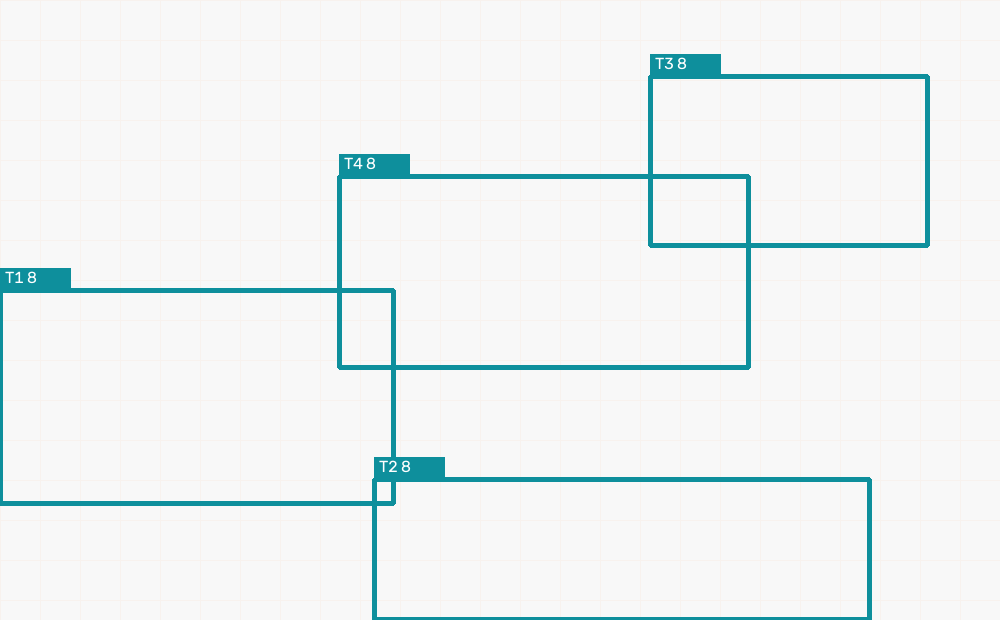
#> input picture backend/canvas_map.png, 1000 x 620 px; its folder holds only this picture in this run
$ python -i roi_autodetect.py   (imports and definitions only)
#> lines starting #> are read from the running program, lines starting #| are printed output that depends on the picture; after the words box and inside, x2 and y2 are one past the last pixel; in counts of white or black regions, pixels touching at a corner belong together
#> further down, picture is the input picture: shape (620, 1000, 3); mean B, G, R 243.6, 243.3, 238
from __future__ import annotations

import logging
from typing import Any

import cv2
import numpy as np

from app.core import yolo_models
from app.core.camera_utils import resolve_camera_source
from app.schemas.floor import RectBounds

logger = logging.getLogger(__name__)


def _clamp_rect(rect: dict[str, float], width: int, height: int) -> RectBounds | None:
    x = max(0, min(int(round(rect["x"])), width - 1))
    y = max(0, min(int(round(rect["y"])), height - 1))
    w = max(1, min(int(round(rect["width"])), width - x))
    h = max(1, min(int(round(rect["height"])), height - y))
    if w < 24 or h < 24:
        return None
    return RectBounds(x=x, y=y, width=w, height=h)


# [196 lines left out: functions _expand_rect, _is_reasonable_table_rect, _dedupe_rects, _sample_frames, _median_frame, _detect_with_yolo and 1 more, not called in this run]


def _detect_with_contours(frame: np.ndarray) -> list[tuple[float, RectBounds]]:
    gray = cv2.cvtColor(frame, cv2.COLOR_BGR2GRAY)
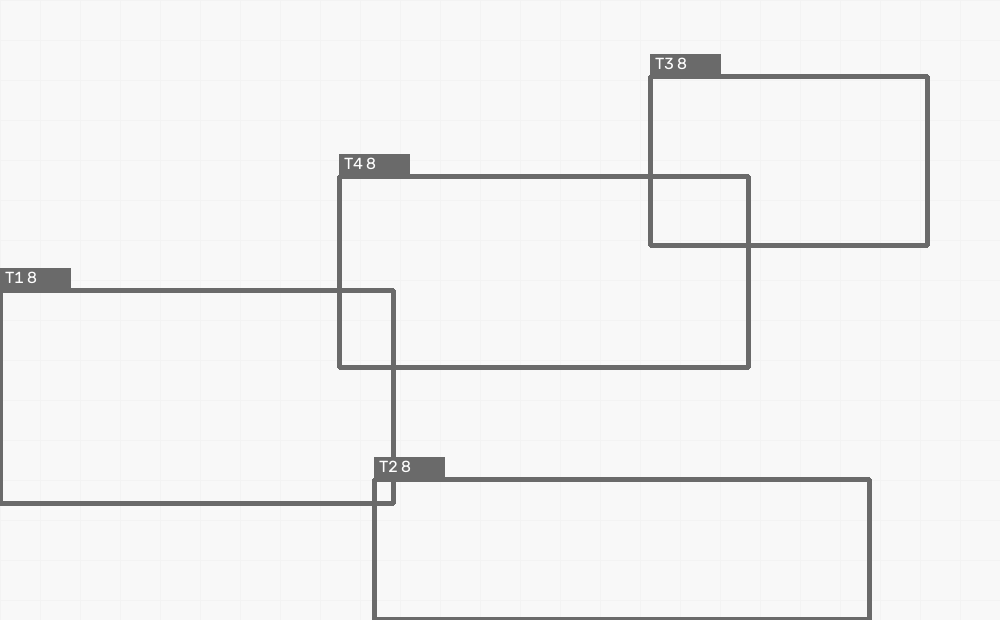
#> gray: shape (620, 1000); min 106, max 255, mean 241.7
    blur = cv2.GaussianBlur(gray, (5, 5), 0)
    edges = cv2.Canny(blur, 45, 135)
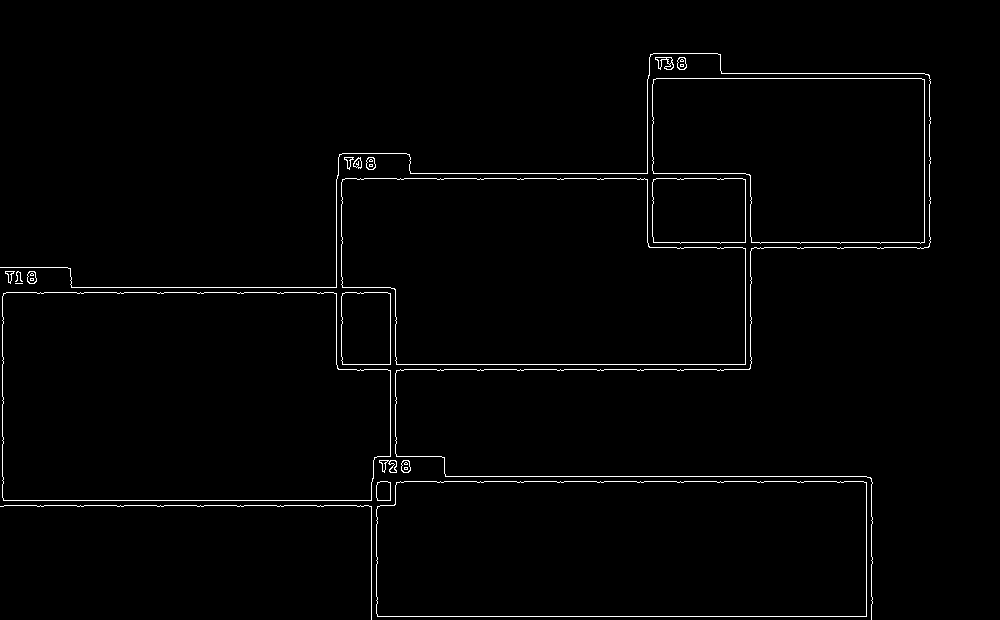
#> edges: shape (620, 1000); 1.4% white in thin lines or dots, all inside (x1, y1, x2, y2) = (0, 53, 931, 620)
    kernel = np.ones((3, 3), np.uint8)
    edges = cv2.dilate(edges, kernel, iterations=1)
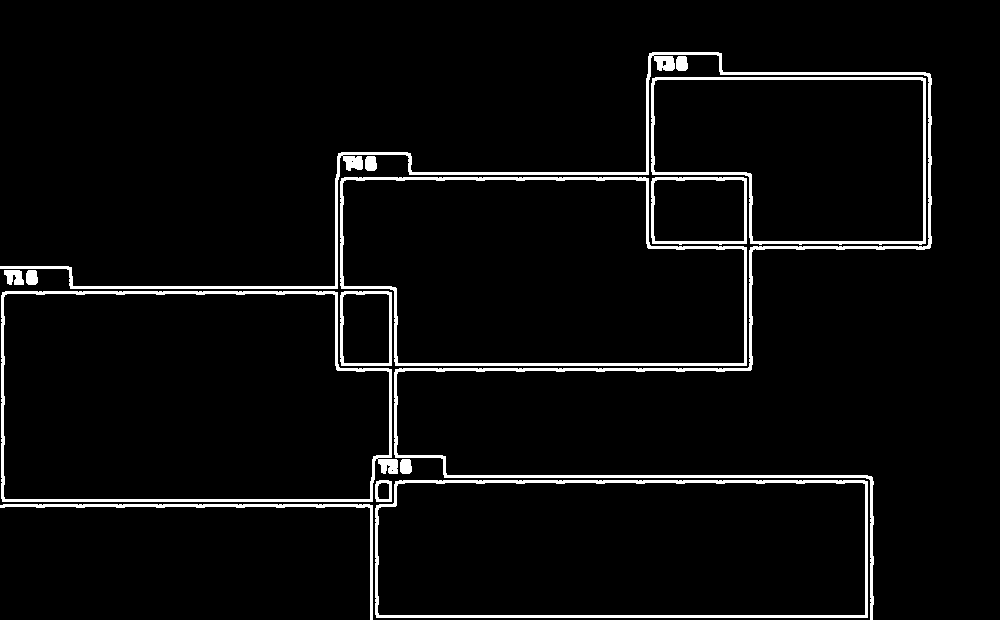
#> edges: shape (620, 1000); 4.4% white; 14 white regions, largest, box (x1, y1, x2, y2) and area: (0, 52, 932, 620) 9072, (1, 291, 398, 502) 3915, (375, 480, 868, 618) 3845
    edges = cv2.morphologyEx(edges, cv2.MORPH_CLOSE, kernel, iterations=2)
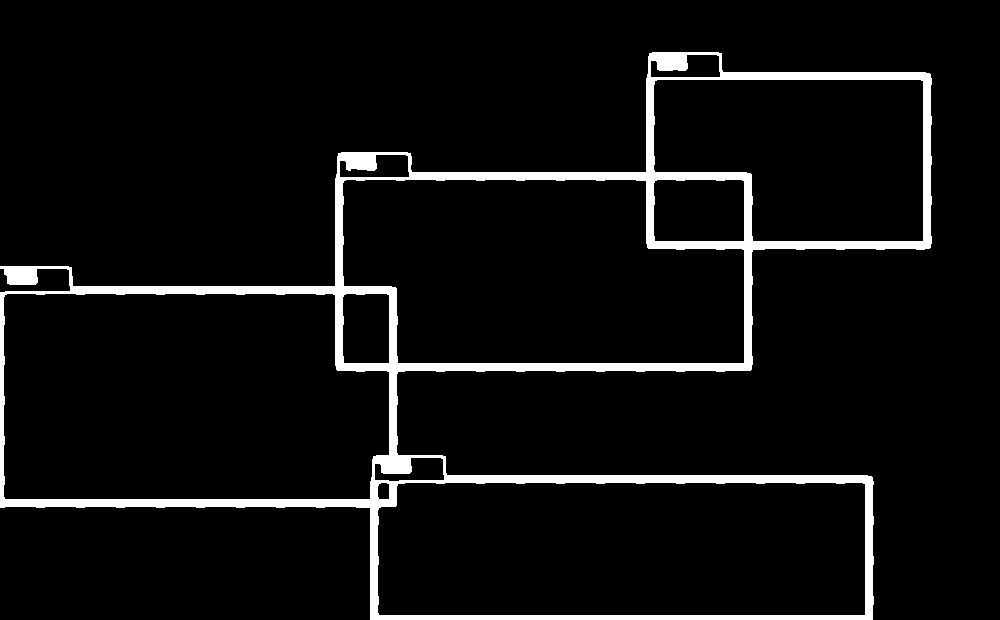
#> edges: shape (620, 1000); 5.9% white; 1 white region

    contours, _ = cv2.findContours(edges, cv2.RETR_LIST, cv2.CHAIN_APPROX_SIMPLE)
#> contours = 11 contours; largest, box (x1, y1, x2, y2) and area: (0, 52, 932, 620) 282397, (3, 293, 390, 500) 74438, (377, 482, 866, 616) 64298, (342, 179, 745, 364) 62910, (653, 79, 924, 242) 36935
    frame_h, frame_w = frame.shape[:2]
#> frame_h = 620; frame_w = 1000
    frame_area = float(frame_h * frame_w)
#> frame_area = 620000
    border_margin = max(8, int(min(frame_w, frame_h) * 0.02))
#> border_margin = 12
    candidates: list[tuple[float, RectBounds]] = []

    for contour in contours:
        area = cv2.contourArea(contour)
        if area < frame_area * 0.008 or area > frame_area * 0.35:
            continue
        x, y, w, h = cv2.boundingRect(contour)
        if w < 32 or h < 32:
            continue
        if (
            x <= border_margin
            or y <= border_margin
            or x + w >= frame_w - border_margin
            or y + h >= frame_h - border_margin
        ):
            continue
        fill_ratio = area / float(w * h)
        aspect = w / float(h)
        if fill_ratio < 0.35 or not (0.45 <= aspect <= 4.5):
            continue
        rect = cv2.minAreaRect(contour)
        rect_area = float(rect[1][0] * rect[1][1]) or 1.0
        rect_fill = area / rect_area
        if rect_fill < 0.45:
            continue
        approx = cv2.approxPolyDP(contour, 0.03 * cv2.arcLength(contour, True), True)
        polygon_bonus = 1.25 if len(approx) in (4, 5) else 1.0
        if len(approx) > 8:
            continue
        mean_inside = cv2.mean(gray, mask=cv2.drawContours(np.zeros_like(gray), [contour], -1, 255, -1))[0]
        mean_frame = float(np.mean(gray))
        dark_bonus = 1.0 + max(0.0, (mean_frame - mean_inside) / 255.0)
        score = float(area * fill_ratio * rect_fill * polygon_bonus * dark_bonus)
        rect = _clamp_rect({"x": x, "y": y, "width": w, "height": h}, frame_w, frame_h)
        expanded = _expand_rect(rect, frame_w, frame_h, x_ratio=0.2, y_ratio=0.25) if rect is not None else None
        if expanded is not None and _is_reasonable_table_rect(expanded, frame_w, frame_h):
            candidates.append((score, expanded))
#> this loop made 6 passes
#> area on passes 2 to 4: 191, 1085.5, 3254
#> area on passes 1, 5: 64298, 74437.5
#> after the loop, candidates = []

    if not candidates:
        # As a last resort, try the most interior dark blob. If nothing useful
        # appears, return no candidates so the UI can keep the ROI manual.
        mask = cv2.inRange(gray, 0, int(np.median(gray) * 0.85))
        mask = cv2.morphologyEx(mask, cv2.MORPH_OPEN, kernel, iterations=1)
        mask = cv2.morphologyEx(mask, cv2.MORPH_CLOSE, kernel, iterations=2)
        fallback_contours, _ = cv2.findContours(mask, cv2.RETR_EXTERNAL, cv2.CHAIN_APPROX_SIMPLE)
        for contour in fallback_contours:
            area = cv2.contourArea(contour)
            if area < frame_area * 0.01 or area > frame_area * 0.25:
                continue
            x, y, w, h = cv2.boundingRect(contour)
            if x <= border_margin or y <= border_margin or x + w >= frame_w - border_margin or y + h >= frame_h - border_margin:
                continue
            rect = _clamp_rect({"x": x, "y": y, "width": w, "height": h}, frame_w, frame_h)
            expanded = _expand_rect(rect, frame_w, frame_h, x_ratio=0.2, y_ratio=0.25) if rect is not None else None
            if expanded is not None and _is_reasonable_table_rect(expanded, frame_w, frame_h):
                candidates.append((float(area), expanded))
                break

    return candidates


# [32 lines left out: function suggest_camera_roi, not called in this run]

>>> import cv2
>>> picture = cv2.imread('../../canvas_map.png')
#> (the run stopped early here; a loop or call above may not have finished)
